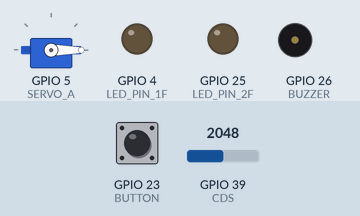
This sketch was run on a simulated ESP32. Shown: servo, output pins drawn as LEDs (lit = HIGH), buzzer (waves = sounding). Inputs (shaded band) come from the test bench; at power-on: GPIO 23 (BUTTON) LOW, GPIO 39 (CDS) = 2048.

Above: at 1.3 s.
1.4 s: GPIO 23 (BUTTON) pulled HIGH for 0.3 s
At 4.3 s:
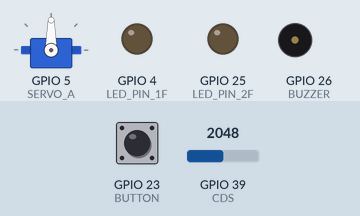
4.7 s: GPIO 39 (CDS) set to 210
7.7 s: GPIO 39 (CDS) set to 182
At 9.3 s:
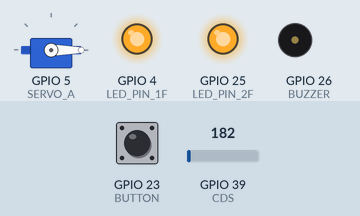
9.6 s: GPIO 23 (BUTTON) pulled HIGH for 1 s
At 11.7 s:
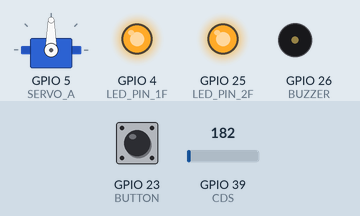
13.6 s: GPIO 23 (BUTTON) pulled HIGH for 3.2 s
At 15.5 s:
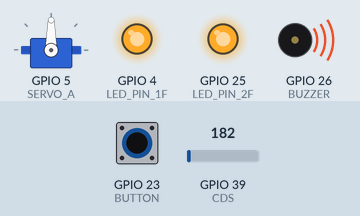
18.3 s: GPIO 39 (CDS) set to 491
At 20.6 s:
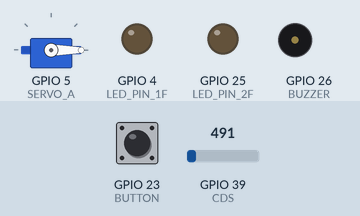
Timing chart, 0 to 22.1 s (numbered marks = the images above; inputs shaded):
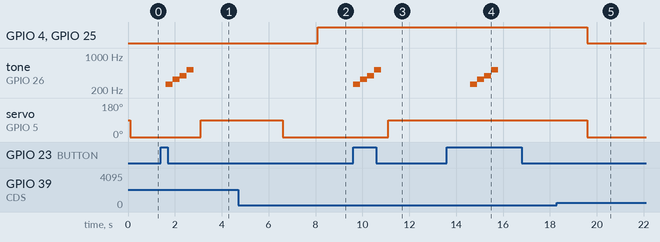

The sketch:

03.smart_home_window_control.ino
```cpp
#include <ESP32Servo.h>
Servo myservo;
#define SERVO_A 5
#define BUZZER 26
#define BUTTON 23
bool door_state;

// (2) 층별 LED제어 하기
// ******************************************
#define LED_PIN_1F 4
#define LED_PIN_2F 25
#define CDS 39
bool led_state_1f, led_state_2f;
bool night = true;
// ******************************************

// (3) 출입감지 시스템
// ******************************************
#define PHOTOSENSOR 27
// ******************************************

void setup() {
  Serial.begin(9600);
	myservo.attach(SERVO_A);
  delay(100);
  myservo.write(0);
  pinMode(BUTTON, INPUT);
  pinMode(BUZZER, OUTPUT);

  // (2) 층별 LED제어 하기
  // ******************************************
  pinMode(LED_PIN_1F, OUTPUT);
  pinMode(LED_PIN_2F, OUTPUT);
  // ******************************************

  // (3) 출입감지 시스템
  // ******************************************
  pinMode(PHOTOSENSOR, INPUT);
  // ******************************************
}

void loop() {
  // (2) 층별 LED제어 하기
  // ******************************************
  floorLedControl();
  // ******************************************

  // (3) 출입감지 시스템
  // ******************************************
  // securitySystem();
  // ******************************************

  doorControl();
  delay(500);
}

// (3) 출입감지 시스템
// ******************************************
void securitySystem(){
  if(!digitalRead(PHOTOSENSOR)){
    playSiren();
  }
}

void playSiren(){
  for(int i=0; i<5; i++){
    tone(BUZZER, 784, 200);
    delay(200);
    tone(BUZZER, 1047, 200);
    delay(200);
  }
  noTone(BUZZER); // 벨 소리 끝내기
}
// ******************************************

// (2) 층별 LED제어 하기
// ******************************************
void floorLedControl(){
  if(analogRead(CDS) < 200 && night==true){
    led_state_1f = true;
    led_state_2f = true;
    night = false;
  }

  if(analogRead(CDS) >= 200 && night==false){
    led_state_1f = false;
    led_state_2f = false;
    night = true;
  }


  if(led_state_1f){
    digitalWrite(LED_PIN_1F, HIGH);
  }else{
    digitalWrite(LED_PIN_1F, LOW);
  }

  if(led_state_2f){
    digitalWrite(LED_PIN_2F, HIGH);
  }else{
    digitalWrite(LED_PIN_2F, LOW);
  }
}
// ******************************************


void doorControl(){
  if(digitalRead(BUTTON)){
    playDoorBell();
    delay(300);
    door_state = true;
  }

  if(door_state){
    myservo.attach(SERVO_A);
    myservo.write(90);
    delay(3000);
    door_state = false;
  }else{
    myservo.write(0);
  }
}

void playDoorBell() {
  int melody[] = { 262, 330, 392, 523 }; // 도, 미, 솔, 높은 도
  int noteDuration = 300; // 각 음의 지속 시간

  for (int thisNote = 0; thisNote < 4; thisNote++) {
    tone(BUZZER, melody[thisNote], noteDuration);
    delay(noteDuration);  // 음이 끝난 후 약간의 지연을 추가
  }
  noTone(BUZZER); // 벨 소리 끝내기
}
```

Measured:
- the behaviour switches between 200 and 199 on GPIO 39 (CDS) (found by bisection; images 1 and 2)
- after the input at 1.4 s, tone on GPIO 26 (BUZZER): plays 262 Hz for 0.30 s, 330 Hz for 0.30 s, 392 Hz for 0.30 s, 523 Hz for 0.30 s, starting after 0.20 s; servo on GPIO 5 (SERVO_A): 0° → 90° after 1.7 s
- after the input at 7.7 s, GPIO 4 (LED_PIN_1F), GPIO 25 (LED_PIN_2F): LOW → HIGH after 0.40 s
- after the input at 9.6 s, tone on GPIO 26 (BUZZER): plays 262 Hz for 0.30 s, 330 Hz for 0.30 s, 392 Hz for 0.30 s, 523 Hz for 0.30 s, starting at once; servo on GPIO 5 (SERVO_A): 0° → 90° after 1.5 s
- after the input at 13.6 s, tone on GPIO 26 (BUZZER): plays 262 Hz for 0.30 s, 330 Hz for 0.30 s, 392 Hz for 0.30 s, 523 Hz for 0.30 s, starting after 1.0 s; servo on GPIO 5 (SERVO_A): stays 90° (without the input it goes to 0° after 1.0 s)
- after the input at 18.3 s, GPIO 4 (LED_PIN_1F), GPIO 25 (LED_PIN_2F): HIGH → LOW after 1.3 s
